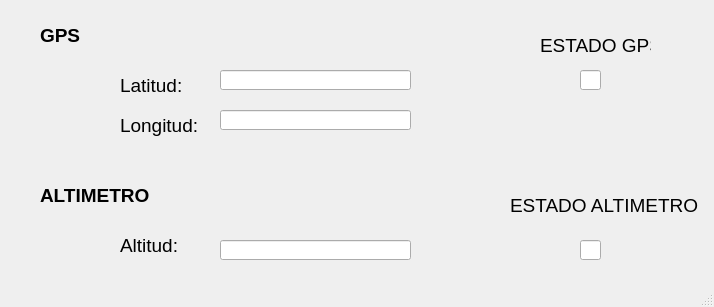
<?xml version="1.0" encoding="UTF-8"?>
<ui version="4.0">
 <class>MainWindow</class>
 <widget class="QMainWindow" name="MainWindow">
  <property name="geometry">
   <rect>
    <x>0</x>
    <y>0</y>
    <width>714</width>
    <height>307</height>
   </rect>
  </property>
  <property name="windowTitle">
   <string>MainWindow</string>
  </property>
  <widget class="QWidget" name="centralwidget">
   <widget class="QLabel" name="lblGPS">
    <property name="geometry">
     <rect>
      <x>40</x>
      <y>20</y>
      <width>41</width>
      <height>31</height>
     </rect>
    </property>
    <property name="font">
     <font>
      <pointsize>14</pointsize>
      <weight>75</weight>
      <bold>true</bold>
     </font>
    </property>
    <property name="text">
     <string>GPS</string>
    </property>
   </widget>
   <widget class="QLabel" name="lblLat">
    <property name="geometry">
     <rect>
      <x>120</x>
      <y>70</y>
      <width>71</width>
      <height>31</height>
     </rect>
    </property>
    <property name="font">
     <font>
      <pointsize>14</pointsize>
     </font>
    </property>
    <property name="text">
     <string>Latitud:</string>
    </property>
   </widget>
   <widget class="QLabel" name="lblLon">
    <property name="geometry">
     <rect>
      <x>120</x>
      <y>110</y>
      <width>81</width>
      <height>31</height>
     </rect>
    </property>
    <property name="font">
     <font>
      <pointsize>14</pointsize>
     </font>
    </property>
    <property name="text">
     <string>Longitud:</string>
    </property>
   </widget>
   <widget class="QLabel" name="lblAlertGPS">
    <property name="geometry">
     <rect>
      <x>540</x>
      <y>30</y>
      <width>111</width>
      <height>31</height>
     </rect>
    </property>
    <property name="font">
     <font>
      <pointsize>14</pointsize>
     </font>
    </property>
    <property name="text">
     <string>ESTADO GPS</string>
    </property>
   </widget>
   <widget class="QLabel" name="lblAltimetro">
    <property name="geometry">
     <rect>
      <x>40</x>
      <y>180</y>
      <width>131</width>
      <height>31</height>
     </rect>
    </property>
    <property name="font">
     <font>
      <pointsize>14</pointsize>
      <weight>75</weight>
      <bold>true</bold>
     </font>
    </property>
    <property name="text">
     <string>ALTIMETRO</string>
    </property>
   </widget>
   <widget class="QLabel" name="lblAlertAlt">
    <property name="geometry">
     <rect>
      <x>510</x>
      <y>190</y>
      <width>191</width>
      <height>31</height>
     </rect>
    </property>
    <property name="font">
     <font>
      <pointsize>14</pointsize>
     </font>
    </property>
    <property name="text">
     <string>ESTADO ALTIMETRO</string>
    </property>
   </widget>
   <widget class="QLabel" name="lblAlt">
    <property name="geometry">
     <rect>
      <x>120</x>
      <y>230</y>
      <width>71</width>
      <height>31</height>
     </rect>
    </property>
    <property name="font">
     <font>
      <pointsize>14</pointsize>
     </font>
    </property>
    <property name="text">
     <string>Altitud:</string>
    </property>
   </widget>
   <widget class="QLineEdit" name="txtLat">
    <property name="geometry">
     <rect>
      <x>220</x>
      <y>70</y>
      <width>191</width>
      <height>20</height>
     </rect>
    </property>
    <property name="readOnly">
     <bool>true</bool>
    </property>
   </widget>
   <widget class="QLineEdit" name="txtAlt">
    <property name="geometry">
     <rect>
      <x>220</x>
      <y>240</y>
      <width>191</width>
      <height>20</height>
     </rect>
    </property>
    <property name="readOnly">
     <bool>true</bool>
    </property>
   </widget>
   <widget class="QLineEdit" name="txtLon">
    <property name="geometry">
     <rect>
      <x>220</x>
      <y>110</y>
      <width>191</width>
      <height>20</height>
     </rect>
    </property>
    <property name="readOnly">
     <bool>true</bool>
    </property>
   </widget>
   <widget class="QLineEdit" name="txtAlertAlt">
    <property name="geometry">
     <rect>
      <x>580</x>
      <y>240</y>
      <width>21</width>
      <height>20</height>
     </rect>
    </property>
    <property name="readOnly">
     <bool>true</bool>
    </property>
   </widget>
   <widget class="QLineEdit" name="txtAlertGPS">
    <property name="geometry">
     <rect>
      <x>580</x>
      <y>70</y>
      <width>21</width>
      <height>20</height>
     </rect>
    </property>
    <property name="mouseTracking">
     <bool>false</bool>
    </property>
    <property name="readOnly">
     <bool>true</bool>
    </property>
   </widget>
  </widget>
  <widget class="QStatusBar" name="statusbar"/>
 </widget>
 <resources/>
 <connections/>
</ui>
